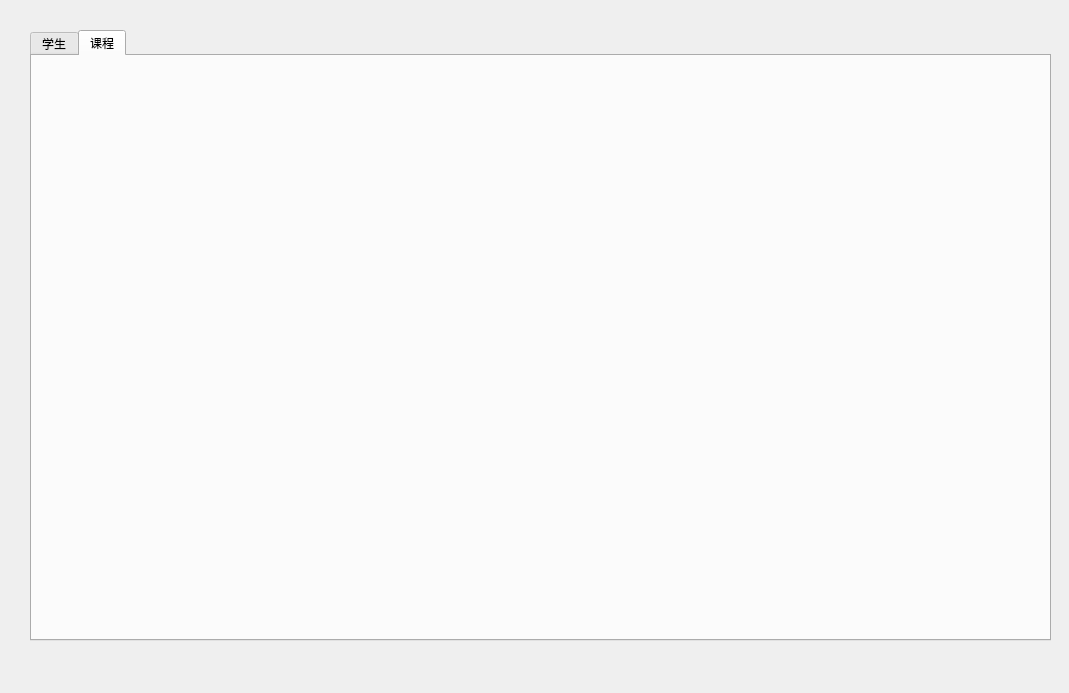
<?xml version="1.0" encoding="UTF-8"?>
<ui version="4.0">
 <class>FormT</class>
 <widget class="QWidget" name="FormT">
  <property name="geometry">
   <rect>
    <x>0</x>
    <y>0</y>
    <width>1069</width>
    <height>693</height>
   </rect>
  </property>
  <property name="windowTitle">
   <string>Teacher</string>
  </property>
  <widget class="QTabWidget" name="tabWidget">
   <property name="geometry">
    <rect>
     <x>30</x>
     <y>30</y>
     <width>1021</width>
     <height>611</height>
    </rect>
   </property>
   <property name="currentIndex">
    <number>1</number>
   </property>
   <widget class="QWidget" name="tab">
    <attribute name="title">
     <string>学生</string>
    </attribute>
   </widget>
   <widget class="QWidget" name="tab_2">
    <attribute name="title">
     <string>课程</string>
    </attribute>
   </widget>
  </widget>
 </widget>
 <resources/>
 <connections/>
</ui>
